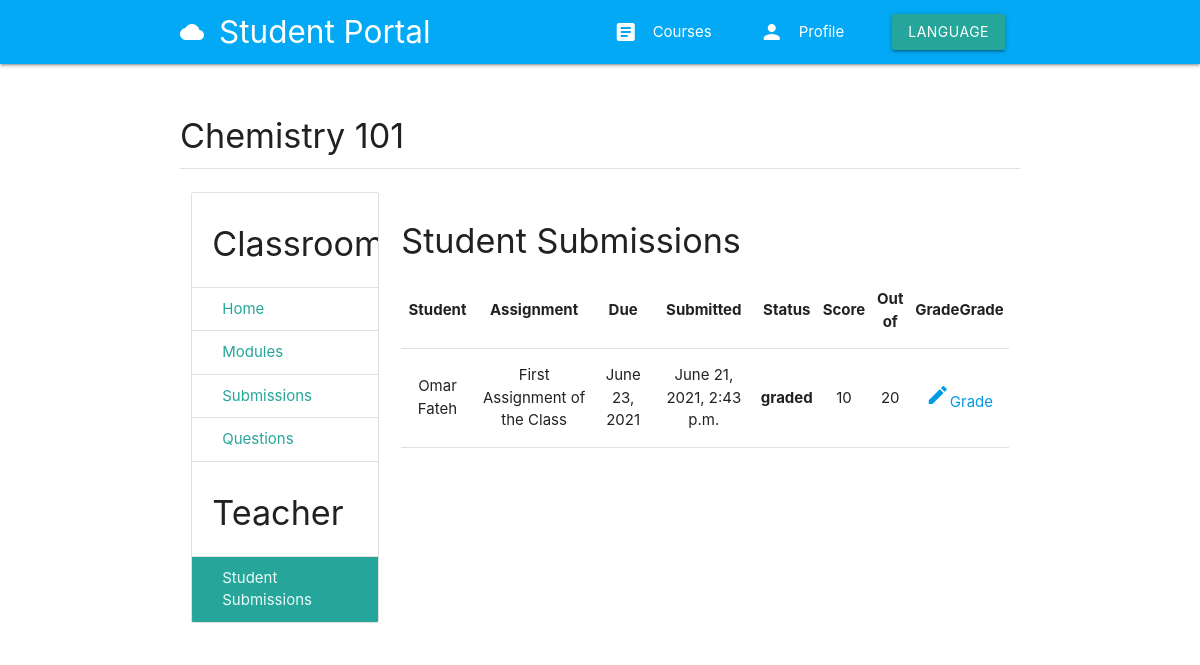
The app's page /en/courses/chemistry-101/grades/ (signed in) with its own data.
### classroom/models.py (models this page shows, shortened)
class Course(BaseTimestamp):
    title = models.CharField(_('title'), max_length=200)
    slug = models.SlugField(_('slug'), unique=True, blank=True)
    teacher = models.ForeignKey(User, related_name='my_courses', on_delete=models.CASCADE, verbose_name=_('teacher'))
    category = models.ForeignKey(Category, related_name='courses', on_delete=models.CASCADE, verbose_name=_('category'))
    students = models.ManyToManyField(User, related_name='enrolled_courses', blank=True, through=CourseStudent, verbose_name=_('students'))
    description = models.TextField(_('description'))
    syllabus = RichTextField()
    photo = models.ImageField(_('photo'), upload_to=course_image)
    class Meta:
        verbose_name = _('Course')
        verbose_name_plural = _('Courses')
        ordering = ['-created_at']
    def get_absolute_url(self):
        return reverse("classroom:course-detail", kwargs={"course_slug": self.slug})
    def get_course_submissions_absolute_url(self):
        return reverse("classroom:course-grades", kwargs={"course_slug": self.slug})
    def get_student_submissions_absolute_url(self):
        return reverse("classroom:student-grades", kwargs={"course_slug": self.slug})
    def get_modules_absolute_url(self):
        return reverse("module:course-modules", kwargs={"course_slug": self.slug})
    def get_questions_absolute_url(self):
        return reverse("question:course-questions", kwargs={"course_slug": self.slug})

class Grade(models.Model):
    STATUS_CHOICES = (
        ('Pending', 'Pending'),
        ('Graded', 'Graded'),
    )
    course = models.ForeignKey(Course, related_name='grades', on_delete=models.CASCADE, verbose_name=_('course'))
    submission = models.ForeignKey(Submission, related_name='grades', on_delete=models.CASCADE, verbose_name=_('submission'))
    points = models.PositiveIntegerField(_('points'), default=0)
    status = models.CharField(_('status'), choices=STATUS_CHOICES, default='Pending', max_length=10)
    class Meta:
        verbose_name = _('Grade')
        verbose_name_plural = _('Grades')
    def get_absolute_url(self):
        return reverse("classroom:grade-submission", kwargs={"course_slug": self.course.slug, "grade_id": self.id})

### assignment/models.py (models this page shows, shortened)
class Submission(BaseTimestamp):
    student = models.ForeignKey(User, related_name='assignment_submissions', on_delete=models.CASCADE)
    assignment = models.ForeignKey(Assignment, related_name='submissions', on_delete=models.CASCADE)
    file = models.FileField(upload_to=submission_file)
    comment = models.TextField()

class Assignment(BaseTimestamp):
    title = models.CharField(max_length=200)
    content = RichTextField()
    points = models.PositiveIntegerField()
    due = models.DateField()
    teacher = models.ForeignKey(User, related_name='assignments', on_delete=models.CASCADE)
    module = models.ForeignKey(Module, related_name='assignments', on_delete=models.CASCADE)
    files = models.ManyToManyField(AssignmentFiles, blank=True)
    class Meta:
        ordering = ['created_at']

### accounts/models.py (models this page shows, shortened)
class User(AbstractBaseUser):
    email = models.EmailField(max_length=255, unique=True)
    full_name = models.CharField(max_length=255)
    is_active = models.BooleanField(default=False) # can login
    is_staff = models.BooleanField(default=False) # staff user non superuser
    is_superuser = models.BooleanField(default=False) # superuser
    previously_logged_in = models.BooleanField(default=False)
    timestamp = models.DateTimeField(auto_now_add=True)
    USERNAME_FIELD = 'email'
    REQUIRED_FIELDS = [] # USERNAME_FIELD and password are required by default.
    objects = UserManager()

### classroom/views.py (the view)
# urls.py: path('courses/<slug:course_slug>/grades/', course_grades, name='course-grades'),
@login_required
def course_grades(request, course_slug):
    course = get_object_or_404(Course, slug=course_slug)
    if request.user != course.teacher:
        return HttpResponseForbidden()
    else:
        is_teacher = True
        grades = Grade.objects.filter(course=course)
        context = {'course':course, 'grades':grades, 'is_teacher':is_teacher}
        return render(request, 'classroom/course_grades.html', context)

### templates/classroom/course_grades.html (shortened to what this page needs)
{% extends 'base.html' %}
{% load i18n %}
{% load static %}
{% block content %}
{% include 'navigation.html' %}
<div class="container">
    <div class="section">
        <div class="section">
            <h4>{{ course.title|title }}</h4>
            <div class="divider"></div>
        </div>
        <div class="row">
            {% include 'classroom/course_sidenav.html' with nav_course_submissions='active' %}
            <div class="col s9">
                <div class="section">
                    <h4>{% trans 'Student Submissions' %}</h4>
                    <table>
                        <thead>
                            <tr>
                                <th class="center-align">{% trans 'Student' %}</th>
                                <th class="center-align">{% trans 'Assignment' %}</th>
                                <th class="center-align">{% trans 'Due' %}</th>
                                <th class="center-align">{% trans 'Submitted' %}</th>
                                <th class="center-align">{% trans 'Status' %}</th>
                                <th class="center-align">{% trans 'Score' %}</th>
                                <th class="center-align">{% trans 'Out of' %}</th>
                                <th class="center-align">{% trans 'Grade' %}Grade</th>
                            </tr>
                        </thead>
                        <tbody>
                            {% for grade in grades %}
                            <tr>
                                <td class="center-align">{{ grade.submission.student.full_name }}</td>
                                <td class="center-align">{{ grade.submission.assignment.title }}</td>
                                <td class="center-align">{{ grade.submission.assignment.due }}</td>
                                <td class="center-align">{{ grade.submission.created_at }}</td>
                                <td class="center-align"><b>{{ grade.status }}</b></td>
                                <td class="center-align">{{ grade.points }}</td>
                                <td class="center-align">{{ grade.submission.assignment.points }}</td>
                                <td class="center-align"><a href="{{ grade.get_absolute_url }}"><i
                                            class="material-icons">mode</i>{% trans 'Grade' %}</a></td>
                            </tr>
                            {% empty %}
                            <tr>
                                <td colspan="8" class="center-align yellow"><b>{% trans 'No Grades' %}</b></td>
                            </tr>
                            {% endfor %}
                        </tbody>
                    </table>
                </div>
            </div>
        </div>
    </div>
</div>
{% endblock content %}

### records on screen
Course: title "Chemistry 101"
Grade: submission.student.full_name "Omar Fateh", submission.assignment "First Assignment of the Class", submission.assignment.due "June 23, 2021", submission.created_at "June 21, 2021, 2:43 p.m.", status "graded", points "10", submission.assignment.points "20"
